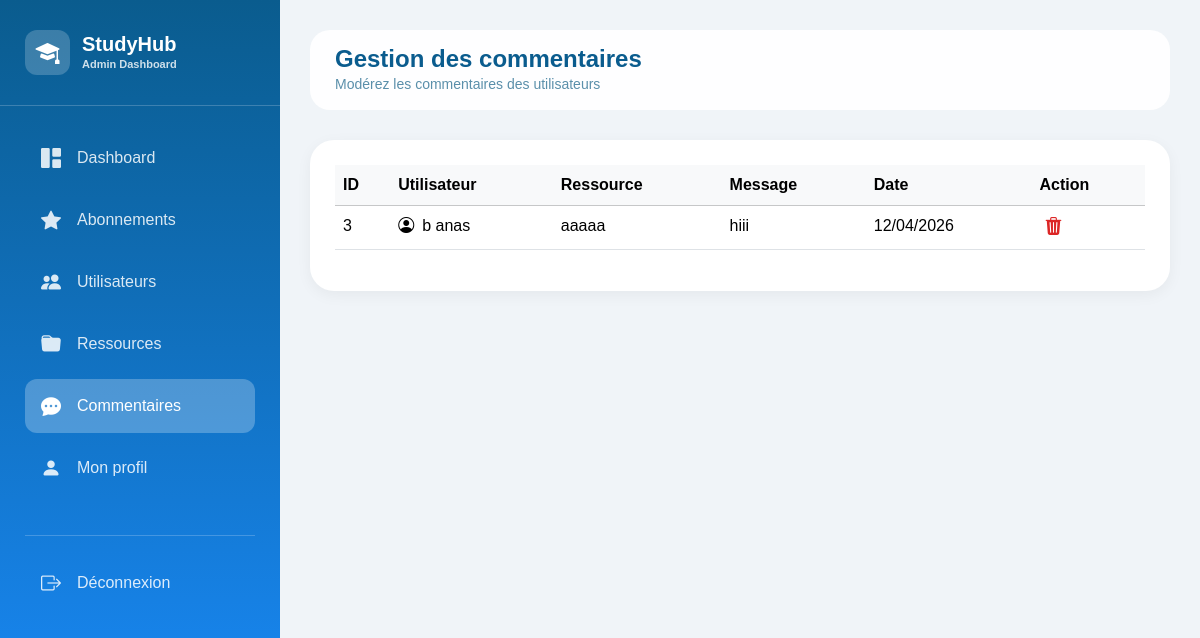
/index.php?action=admin&subaction=comments (signed in), run on the app's committed database.
### tables this page shows
CREATE TABLE `comment` (
  `id_comment` int(11) NOT NULL AUTO_INCREMENT,
  `message` varchar(255) NOT NULL,
  `date` date NOT NULL,
  `id` int(11) NOT NULL,
  `id_res` int(11) NOT NULL,
  PRIMARY KEY (`id_comment`),
  KEY `id` (`id`),
  KEY `id_res` (`id_res`),
  CONSTRAINT `comment_ibfk_1` FOREIGN KEY (`id`) REFERENCES `users` (`id`),
  CONSTRAINT `comment_ibfk_2` FOREIGN KEY (`id_res`) REFERENCES `ressource` (`id_res`)
);

CREATE TABLE `users` (
  `id` int(11) NOT NULL AUTO_INCREMENT,
  `nom` varchar(50) NOT NULL,
  `prenom` varchar(50) NOT NULL,
  `universite` varchar(255) NOT NULL,
  `filiere` varchar(255) NOT NULL,
  `email` varchar(255) NOT NULL,
  `mdp` varchar(255) NOT NULL,
  `tel` int(255) NOT NULL,
  `bio` varchar(500) NOT NULL,
  `photo` varchar(255) NOT NULL,
  `role` int(11) NOT NULL DEFAULT 1,
  `score` decimal(10,0) NOT NULL,
  `note_moyenne` decimal(3,2) DEFAULT 0.00,
  PRIMARY KEY (`id`),
  UNIQUE KEY `email` (`email`),
  UNIQUE KEY `tel` (`tel`)
);

CREATE TABLE `ressource` (
  `id_res` int(11) NOT NULL AUTO_INCREMENT,
  `titre` varchar(255) NOT NULL,
  `description` varchar(500) NOT NULL,
  `type` varchar(255) NOT NULL,
  `niveau` varchar(255) NOT NULL,
  `acces` varchar(255) NOT NULL,
  `prix` double NOT NULL,
  `fichier` varchar(255) NOT NULL,
  `id` int(11) NOT NULL,
  `pages` int(11) DEFAULT 0,
  `downloads` int(11) DEFAULT 0,
  `date_creation` timestamp NOT NULL DEFAULT current_timestamp(),
  `note_moyenne` decimal(3,2) DEFAULT 0.00,
  `matiere` varchar(255) DEFAULT 'Autre',
  `photo` varchar(500) DEFAULT '',
  PRIMARY KEY (`id_res`),
  KEY `id` (`id`),
  CONSTRAINT `ressource_ibfk_1` FOREIGN KEY (`id`) REFERENCES `users` (`id`)
);

### controllers/adminController.php (called while the page is built, shortened)
<?php
function adminComments() {
    global $pdo;
    require_once __DIR__ . '/../models/commentModel.php';
    $comments = getAllComments($pdo);
    require_once __DIR__ . '/../views/admin/comments.php';
}
?>

### models/commentModel.php (called while the page is built, shortened)
<?php
function getAllComments($pdo) {
    $stmt = $pdo->query("SELECT c.*, u.nom, u.prenom, r.titre as ressource_titre
                         FROM comment c
                         JOIN users u ON c.id = u.id
                         JOIN ressource r ON c.id_res = r.id_res
                         ORDER BY c.date DESC");
    return $stmt->fetchAll();
}
?>

### config.php (called while the page is built, shortened)
<?php
function escape($string) {
    return htmlspecialchars($string ?? '', ENT_QUOTES, 'UTF-8');
}
?>

### views/admin/comments.php (the view, shortened to what this page needs)
<!DOCTYPE html>
<html lang="fr">
<head>
    <link href="https://cdn.jsdelivr.net/npm/bootstrap@5.3.2/dist/css/bootstrap.min.css" rel="stylesheet">
    <link href="https://cdn.jsdelivr.net/npm/bootstrap-icons@1.11.1/font/bootstrap-icons.css" rel="stylesheet">
    <link rel="stylesheet" href="../css/style.css">
</head>
<body>
    <div class="sidebar">
        <div class="sidebar-header"><div class="logo"><div class="logo-icon"><i class="bi bi-mortarboard-fill"></i></div><div class="logo-text"><h3>StudyHub</h3><p>Admin Dashboard</p></div></div></div>
        <div class="nav-menu">
            <div class="nav-item"><a href="index.php?action=admin&subaction=dashboard" class="nav-link"><i class="bi bi-grid-1x2-fill"></i><span>Dashboard</span></a></div>
            <div class="nav-item"><a href="index.php?action=admin&subaction=subscriptions" class="nav-link"><i class="bi bi-star-fill"></i><span>Abonnements</span></a></div>
            <div class="nav-item"><a href="index.php?action=admin&subaction=users" class="nav-link"><i class="bi bi-people-fill"></i><span>Utilisateurs</span></a></div>
            <div class="nav-item"><a href="index.php?action=admin&subaction=resources" class="nav-link"><i class="bi bi-folder-fill"></i><span>Ressources</span></a></div>
            <div class="nav-item"><a href="index.php?action=admin&subaction=comments" class="nav-link active"><i class="bi bi-chat-dots-fill"></i><span>Commentaires</span></a></div>
            <div class="nav-item"><a href="index.php?action=admin&subaction=profile" class="nav-link"><i class="bi bi-person-fill"></i><span>Mon profil</span></a></div>
            <div class="nav-item logout-link"><a href="index.php?action=logout" class="nav-link"><i class="bi bi-box-arrow-right"></i><span>Déconnexion</span></a></div>
        </div>
    </div>
    <div class="main-content">
        <div class="top-bar"><div class="page-title"><h1>Gestion des commentaires</h1><p>Modérez les commentaires des utilisateurs</p></div></div>
        <div class="content-card">
            <div class="table-responsive"><table class="table table-hover"><thead class="table-light"><tr><th>ID</th><th>Utilisateur</th><th>Ressource</th><th>Message</th><th>Date</th><th>Action</th></tr></thead><tbody>
                <?php foreach($comments as $c): ?>
                <tr><td><?= $c['id_comment'] ?></td><td><i class="bi bi-person-circle me-2"></i><?= escape($c['prenom'] . ' ' . $c['nom']) ?></td><td><?= escape($c['ressource_titre']) ?></td><td><?= escape(substr($c['message'], 0, 60)) ?><?= strlen($c['message']) > 60 ? '...' : '' ?></td><td><?= date('d/m/Y', strtotime($c['date'])) ?></td><td><a href="index.php?action=admin&subaction=delete_comment&id=<?= $c['id_comment'] ?>" class="btn-delete" onclick="return confirm('Supprimer ce commentaire ?')"><i class="bi bi-trash3-fill"></i></a></td></tr>
                <?php endforeach; ?>
            </tbody></table></div>
        </div>
    </div>
</body>
</html>

### css/style.css (style rules this page uses)
* { margin: 0; padding: 0; box-sizing: border-box; }
body { font-family: 'DM Sans', sans-serif; background: #f0f4f8; }
:root { --primary: #2563eb; --primary-light: #dbeafe; }
h1, h2, h3, h4, h5, h6 { font-family: 'Jost', sans-serif; font-weight: 700; }
.logo { font-size: 24px; font-weight: 800; color: var(--primary); text-decoration: none; }

### views/admin/comments.php (style rules this page uses)
.sidebar { position:fixed; left:0; top:0; width:280px; height:100%; background:linear-gradient(180deg,#0a5c8e 0%,#1a8cff 100%); z-index:1000; }
.sidebar-header { padding:30px 25px; border-bottom:1px solid rgba(255,255,255,0.2); }
.logo { display:flex; align-items:center; gap:12px; }
.logo-icon { width:45px; height:45px; background:rgba(255,255,255,0.2); border-radius:12px; display:flex; align-items:center; justify-content:center; }
.logo-icon i { font-size:24px; color:white; }
.logo-text h3 { color:white; font-weight:700; font-size:20px; margin:0; }
.logo-text p { color:rgba(255,255,255,0.8); font-size:11px; margin:0; }
.nav-menu { padding:25px; }
.nav-item { margin-bottom:8px; }
.nav-link { display:flex; align-items:center; gap:12px; padding:12px 16px; border-radius:12px; color:rgba(255,255,255,0.85); text-decoration:none; transition:all 0.3s; font-weight:500; }
.nav-link i { font-size:20px; width:24px; }
.nav-link.active { background:rgba(255,255,255,0.25); color:white; }
.logout-link { margin-top:40px; border-top:1px solid rgba(255,255,255,0.2); padding-top:20px; }
.main-content { margin-left:280px; padding:30px; min-height:100vh; }
.top-bar { background:rgba(255,255,255,0.95); border-radius:20px; padding:15px 25px; margin-bottom:30px; display:flex; justify-content:space-between; align-items:center; }
.page-title h1 { font-size:24px; font-weight:700; color:#0a5c8e; margin:0; }
.page-title p { color:#5a8faa; margin:0; font-size:14px; }
.content-card { background:white; border-radius:24px; padding:25px; box-shadow:0 4px 15px rgba(0,0,0,0.05); }
.btn-delete { background:none; border:none; color:#dc2626; font-size:18px; cursor:pointer; padding:5px; }

### data on the page
comment: id_comment "3", id.nom "b anas", id_res.titre "aaaaa", message "hiii", date "12/04/2026"
